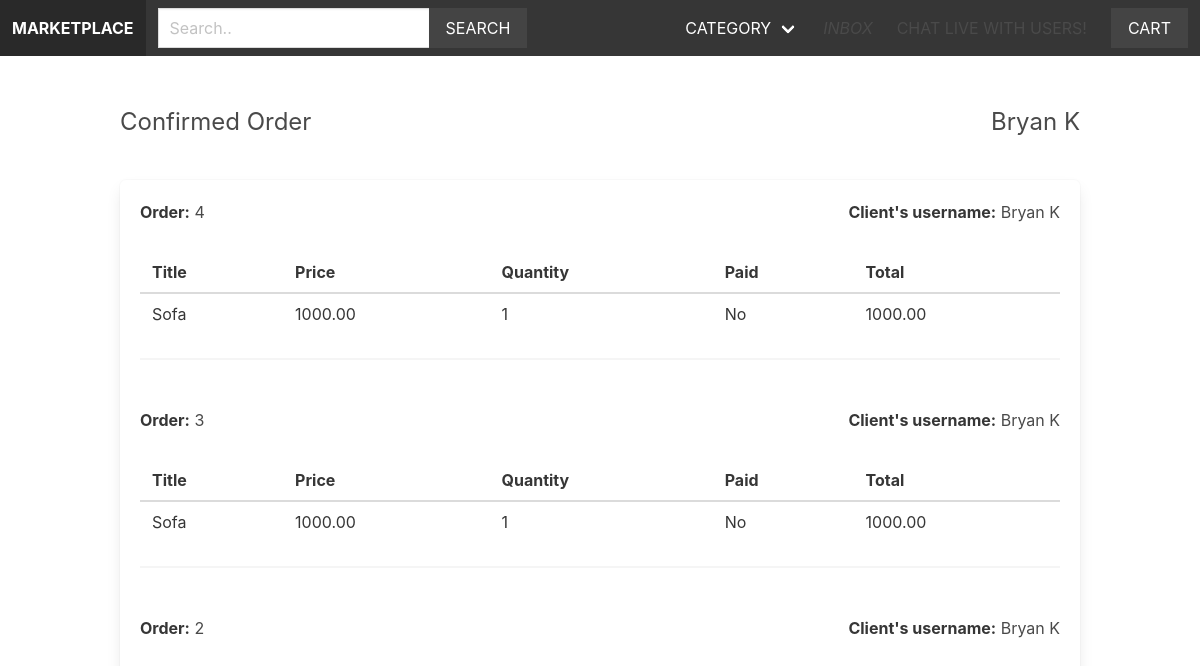
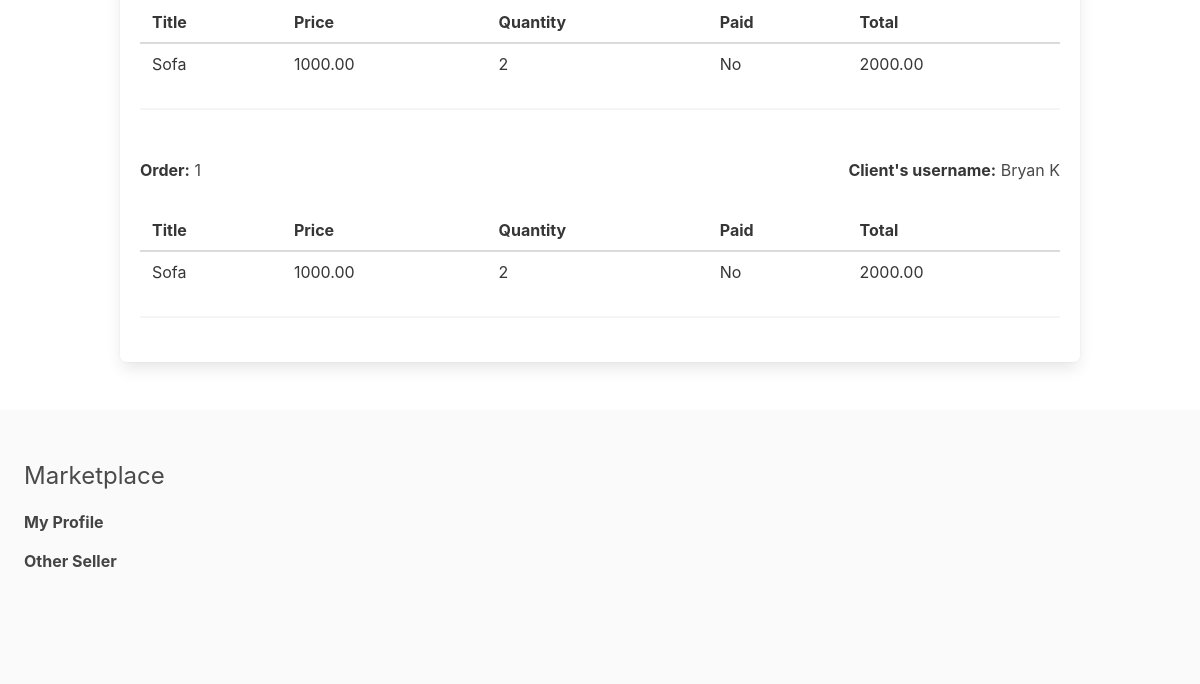
The app's page /vendors/vendor_admin/confirmed_order (signed in), older data (2 pictures, top to bottom).
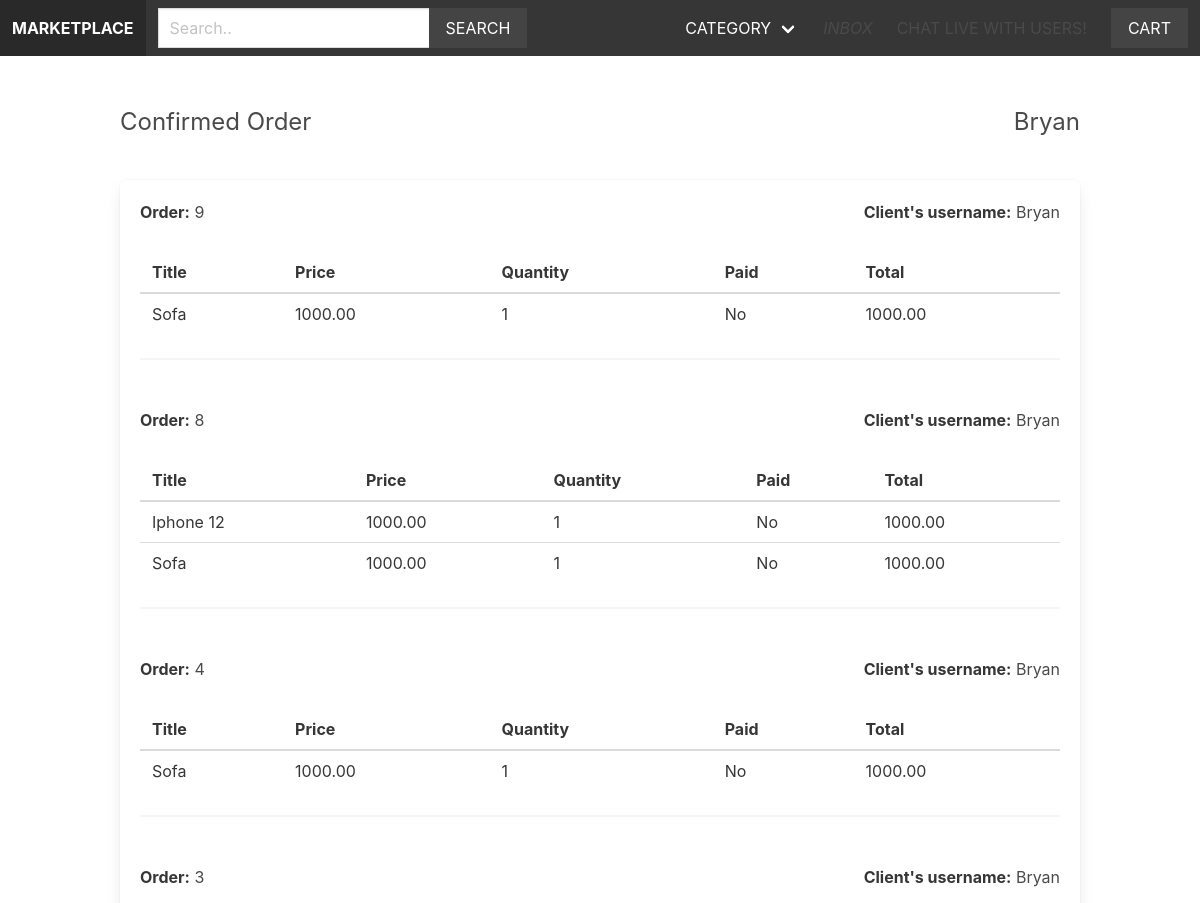
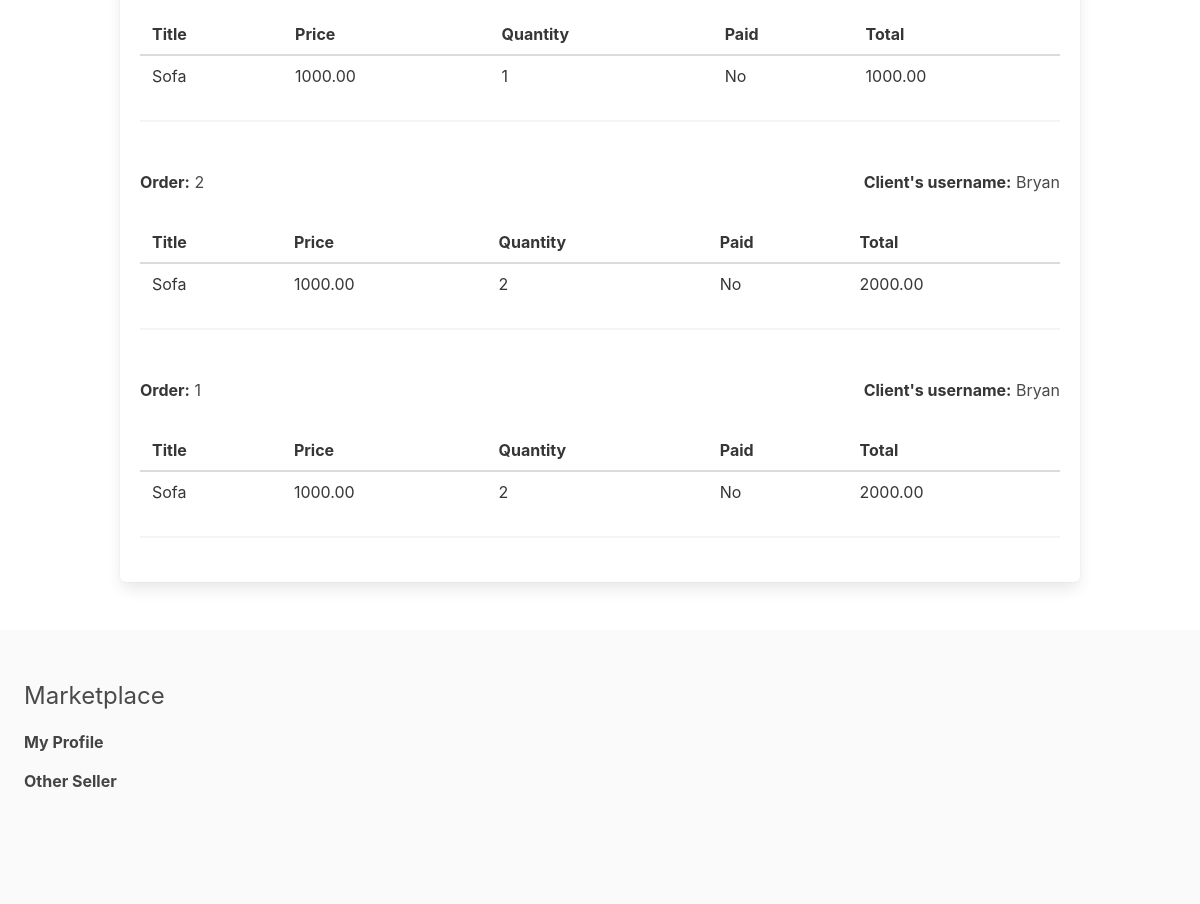
The same page, newer data (2 pictures, top to bottom).
### apps/vendor/models.py (models this page shows, shortened)
class Vendor(models.Model):
    name = models.CharField(max_length=255)
    created_at = models.DateTimeField(auto_now_add=True)
    created_by = models.OneToOneField(User, related_name='vendor', on_delete=models.CASCADE)
    birth_date = models.DateField(null=True, blank=True)
    location = models.CharField(max_length=100, blank=True, null=True)
    profile_picture = models.ImageField(upload_to='uploads/profile_pictures', default='uploads/profile_pictures/iphone12.jpg', blank=True, null=True)
    thumbnail = models.ImageField(upload_to='uploads/profile_pictures', default='uploads/profile_pictures/iphone12.jpg', blank=True, null=True)
    followers = models.ManyToManyField(User, blank=True, related_name='followers')
    inbox = models.JSONField(null=True)
    class Meta:
        ordering = ['name']
    def __str__(self):
        return self.name

### apps/order/models.py (models this page shows, shortened)
class Order(models.Model):
    first_name = models.CharField(max_length=100)
    last_name = models.CharField(max_length=100)
    email = models.CharField(max_length=100)
    address = models.CharField(max_length=100)
    zipcode = models.CharField(max_length=100)
    place= models.CharField(max_length=100)
    phone = models.CharField(max_length=100)
    created_at = models.DateTimeField(auto_now_add=True)
    paid_amount = models.DecimalField(max_digits=10, decimal_places=2)
    vendors = models.ManyToManyField(Vendor, related_name='orders')
    class Meta:
        ordering = ['-created_at']

class OrderItem(models.Model):
    order = models.ForeignKey(Order, related_name='items', on_delete=models.CASCADE)
    product = models.ForeignKey(Product, related_name='items', on_delete=models.CASCADE)
    vendor = models.ForeignKey(Vendor, related_name='items', on_delete=models.CASCADE)
    vendor_paid = models.BooleanField(default=False)
    price = models.DecimalField(max_digits=10, decimal_places=2)
    quantity = models.IntegerField(default=1)
    def get_total_price(self):
        return self.price * self.quantity

### apps/product/models.py (models this page shows, shortened)
class Product(models.Model):
    category = models.ForeignKey(Category, related_name='products', on_delete=models.CASCADE)
    vendor = models.ForeignKey(Vendor, related_name='products', on_delete=models.CASCADE)
    title = models.CharField(max_length=255)
    slug = models.SlugField(max_length=255)
    description = models.TextField(blank=True, null=True)
    price = models.DecimalField(max_digits= 10, decimal_places=2)
    date_added = models.DateTimeField(auto_now_add=True)
    image = models.ImageField(upload_to='uploads/', blank=True, null=True)
    thumbnail = models.ImageField(upload_to='uploads/', blank=True, null=True)
    class Meta:
        ordering = ['-date_added']

### apps/vendor/views.py (the view)
# urls.py: path('vendor_admin/confirmed_order', views.confirmed_order, name='confirmed_order'),
@login_required
def confirmed_order(request):
    vendor = request.user.vendor
    products = vendor.products.all()
    orders = vendor.orders.all()
    for order in orders:
        order.vendor_amount = 0
        order.vendor_paid_amount = 0
        order.fully_paid = True
        for item in order.items.all():
            if item.vendor == request.user.vendor:
                if item.vendor_paid:
                    order.vendor_paid_amount += item.get_total_price()
                else:
                    order.vendor_amount += item.get_total_price()
                    order.fully_paid = False
    return render(request, 'vendor/confirmed_order.html', {'vendor': vendor, 'products': products, 'orders': orders})

### apps/cart/cart.py (called while the page is built)
    def __len__(self):
        return sum(item['quantity'] for item in self.cart.values())

### apps/cart/context_processors.py (called while the page is built)
def cart(request):
    return {'cart': Cart(request)}

### apps/product/context_processors.py (called while the page is built)
def menu_categories(request):
    categories = Category.objects.all()
    return {'menu_categories': categories}

### apps/vendor/templates/vendor/confirmed_order.html (shortened to what this page needs)
{% extends 'core/base.html' %}
{% block content%}
<div class="level">
    <div class="level-left">
        <div class="level-item">
                <h2 class="is-size-4 mb-4">Confirmed Order</h2>
        </div>
    </div>
    <div class="level-right">
        <div class="level-right">
            <div class="level-item">
                <h2 class="is-size-4 mb-4">{{ vendor.name }}</h2>
            </div>
        </div>
    </div>
</div>
    <div class="box">
    {% if orders %}
        {% for order in orders %}
                <div class="columns is-multiline">
                    <div class="column is-12">
                        <div class="level">
                        <h4 class="is-size-6 is-pulled-left"><strong>Order:</strong> {{ order.id }} <br>
                        <h4 class="is-size-6 is-pulled-right"><strong>Client's username:</strong>  {{ vendor.name }}</h3>
                    </div>
                </div>
                    <div class="column is-12">
                        <table class="table is-fullwidth mt-1">
                            <thead>
                                <tr>
                                    <th>Title</th>
                                    <th>Price</th>
                                    <th>Quantity</th>
                                    <th>Paid</th>
                                    <th>Total</th>
                                </tr>
                            </thead>
                            <tbody>
                                {% for item in order.items.all %}
                                    {% if item.vendor == request.user.vendor %}
                                        <tr>
                                            <td>{{ item.product.title }}</td>
                                            <td>{{ item.product.price }}</td>
                                            <td>{{ item.quantity}}</td>
                                            <td>{{ item.vendor_paid|yesno:"Yes,No" }}</td>
                                            <td>{{ item.get_total_price }}</td>
                                        </tr>
                                    {% endif %}
                                {% endfor %}
                            </tbody>
                        </table>
                        <hr>
                    </div>
                </div>
        {% endfor %}
    {% endif %}
</div>
{% endblock %}

Row changes from the older to the newer data that the page shows:
changed Vendor: name "Bryan K" → "Bryan"
added Order: id "9", {{ vendor.name }} "Bryan"
added OrderItem: product "Sofa", product.price "1000.00", quantity "1", vendor_paid "No", get_total_price "1000.00", shown under "9"
added Order: id "8", {{ vendor.name }} "Bryan"
added OrderItem: product "Iphone 12", product.price "1000.00", quantity "1", vendor_paid "No", get_total_price "1000.00", shown under "8"
added OrderItem: product "Sofa", product.price "1000.00", quantity "1", vendor_paid "No", get_total_price "1000.00", shown under "8"
